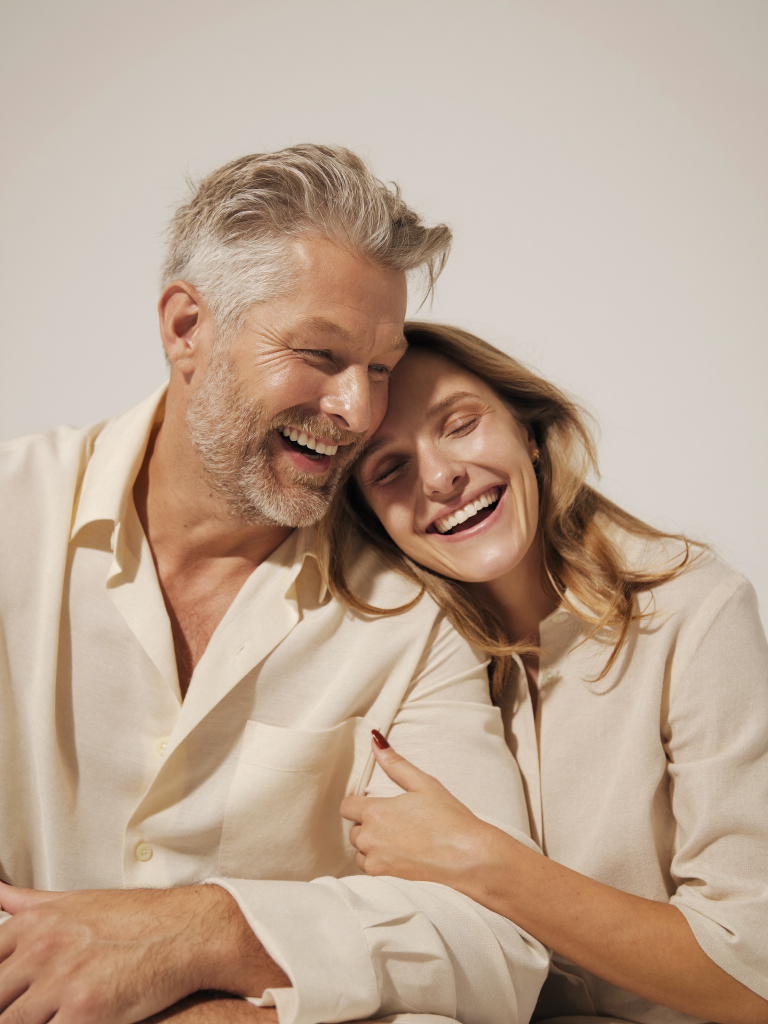
#> input picture _materials/naruzhka/bg/couple.png, 1536 x 2048 px (shown at 1/2 size); its folder holds 5 pictures in this run
$ python billboard.py
#> lines starting #> are read from the running program, lines starting #| are printed output that depends on the picture; after the words box and inside, x2 and y2 are one past the last pixel; in counts of white or black regions, pixels touching at a corner belong together
# -*- coding: utf-8 -*-
"""
Наружная реклама «Венеция» — билборд 3×6 м.
Макет 1:10 при 300 dpi → 7087×3543 px (600×300 мм). Для печати типографии
обычно достаточно 1:10 при 300 dpi; вылеты у баннеров не требуются
(люверсы/карман), но по краям оставлен безопасный отступ 120 px.

Правила: фирменный стиль Венеции (лагуна/терракота/алебастр, Prata+Onest,
арка, ромбы), русский текст только PIL, дисклеймер «Имеются
противопоказания…» полосой ≥5 % площади, место под номер лицензии.
Запуск: python3 billboard.py  (фоны должны лежать в bg/)
"""
from PIL import Image, ImageDraw, ImageFont, ImageFilter
import os

W, H = 7087, 3543
LAGOON = (15, 110, 102)
LAGOON_DEEP = (10, 74, 70)
INK = (19, 41, 42)
TERRA = (199, 91, 57)
BG = (247, 250, 248)
TINT = (217, 231, 226)
MUTED = (84, 103, 99)

HERE = os.path.dirname(os.path.abspath(__file__))
FONTS = os.path.join(HERE, '..', 'buklet', 'fonts')

def prata(size):
    return ImageFont.truetype(os.path.join(FONTS, 'Prata-Regular.ttf'), size)

def onest(size, weight=400):
    f = ImageFont.truetype(os.path.join(FONTS, 'Onest[wght].ttf'), size)
    f.set_variation_by_axes([weight])
    return f

def diamond(d, cx, cy, r, fill):
    d.polygon([(cx, cy - r), (cx + r, cy), (cx, cy + r), (cx - r, cy)], fill=fill)

def arch_photo(img, aw, ah):
    """Фото в фирменной арке: полукруг сверху + прямые бока."""
#> called with aw = 2850, ah = 3303
    photo = img.copy()
#> photo is the input picture: PIL image 1536x2048 RGB; mean R, G, B 188, 165.5, 146.6
    scale = max(aw / photo.width, ah / photo.height)
#> scale = 1.86
    photo = photo.resize((round(photo.width * scale), round(photo.height * scale)), Image.LANCZOS)
#> photo: PIL image 2850x3800 RGB
    x = (photo.width - aw) // 2
#> x = 0
    y = max(0, (photo.height - ah) // 3)  # кадр чуть выше центра — лица
#> y = 165
    photo = photo.crop((x, y, x + aw, y + ah))
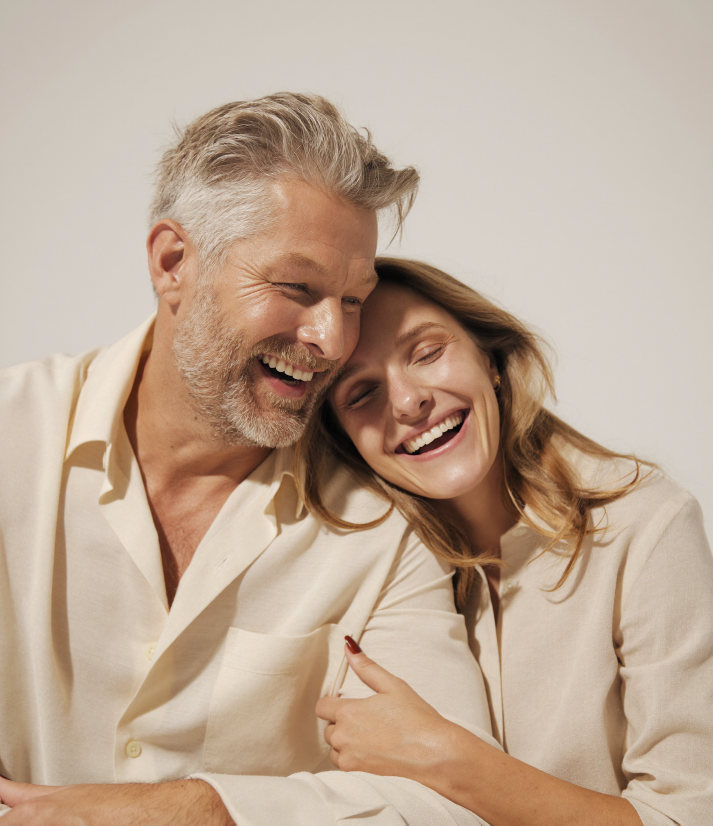
#> photo: PIL image 2850x3303 RGB (shown at 1/4 size); mean R, G, B 190.1, 168.2, 149.6
    mask = Image.new('L', (aw, ah), 0)
#> mask: PIL image 2850x3303 L; every value is 0
    md = ImageDraw.Draw(mask)
    md.pieslice([0, 0, aw, aw], 180, 360, fill=255)
    md.rectangle([0, aw // 2, aw, ah], fill=255)
    return photo, mask

def build(variant, bg_file, headline_lines, offer, out_name):
    im = Image.new('RGB', (W, H), BG)
    d = ImageDraw.Draw(im)

    # ── правая часть: фото в арке ──
    aw, ah = 2850, 3543 - 240
    photo, mask = arch_photo(Image.open(os.path.join(HERE, 'bg', bg_file)).convert('RGB'), aw, ah)
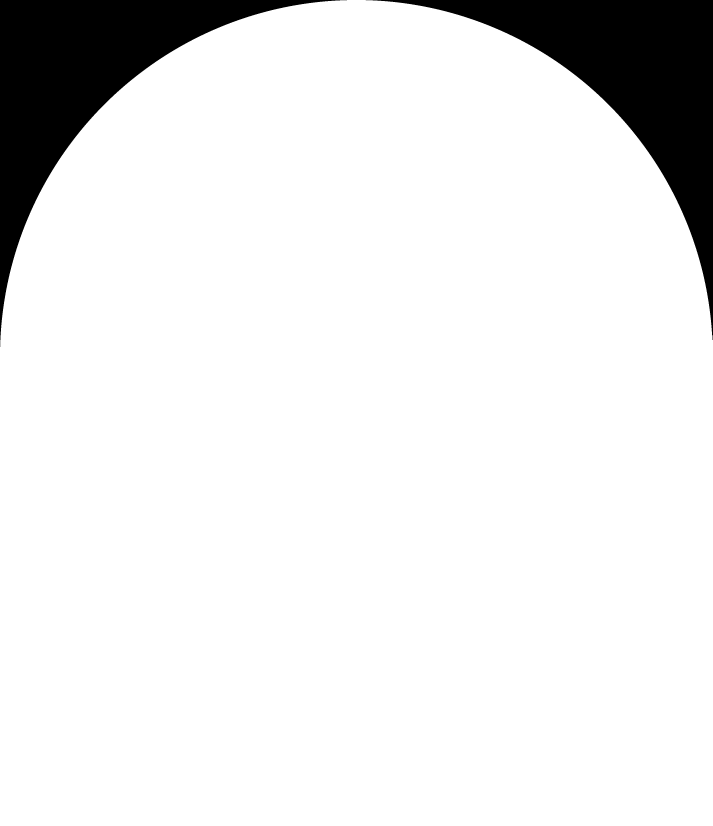
#> mask: PIL image 2850x3303 L (shown at 1/4 size); 90.7% white; 2 black regions, box (x1, y1, x2, y2) and area: (0, 0, 1388, 1388) 436186, (1463, 0, 2850, 1360) 434798
    px, py = W - aw - 170, H - ah  # арка «стоит» на нижней кромке (до полосы дисклеймера)
    im.paste(photo, (px, py), mask)
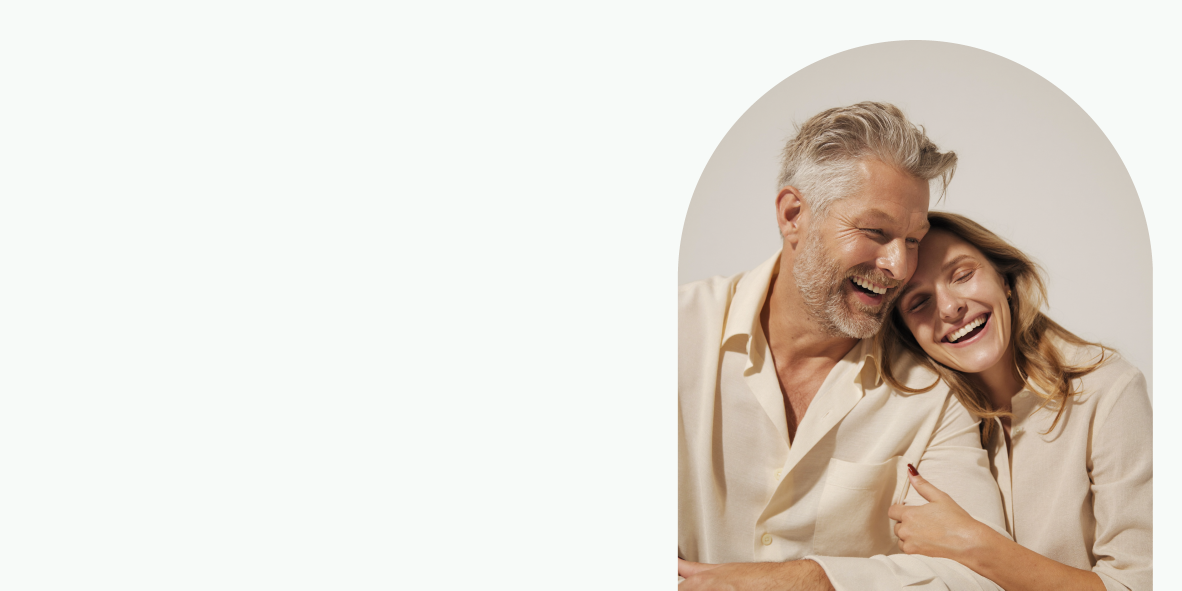
#> im: PIL image 7087x3543 RGB (shown at 1/6 size); mean R, G, B 227.2, 221.2, 213.3
    # тонкая терракотовая обводка арки
    od = ImageDraw.Draw(im)
    ow = 14
    od.arc([px - ow, py - ow, px + aw + ow, py + aw + ow], 180, 360, fill=TERRA, width=ow)
    od.line([px - ow + ow // 2, py + aw // 2, px - ow + ow // 2, H], fill=TERRA, width=ow)
    od.line([px + aw + ow // 2, py + aw // 2, px + aw + ow // 2, H], fill=TERRA, width=ow)

    # ── декоративные ромбы на свободном поле ──
    diamond(d, W - 120, 300, 46, TINT)
    diamond(d, W - 260, 480, 26, TERRA)

    # ── шапка: логотип + имя клиники ──
#> (the run stopped early here; a loop or call above may not have finished)
